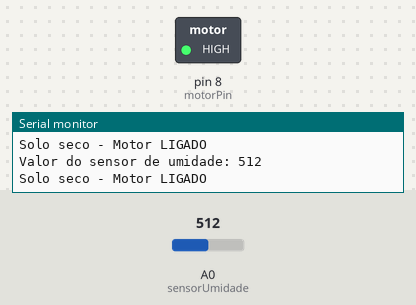
The sketch below on a simulated Arduino Uno, built with avr-gcc and run on an emulated ATmega328P. Shown: switched loads named in the sketch (green lamp = pin HIGH), the last lines printed to the serial monitor. The test bench sets the inputs (shaded band); at power-on: A0 (sensorUmidade) = 512.

Above: at 2.8 s.
2.9 s: A0 (sensorUmidade) set to 482
At 4.6 s:
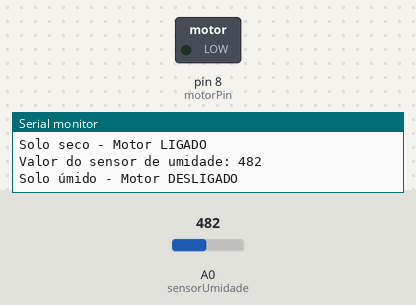
5.6 s: A0 (sensorUmidade) set to 510
At 7.4 s:
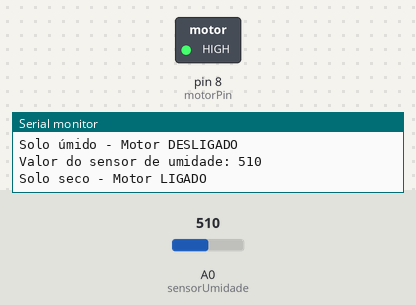
8.3 s: A0 (sensorUmidade) set to 490
At 10.5 s:
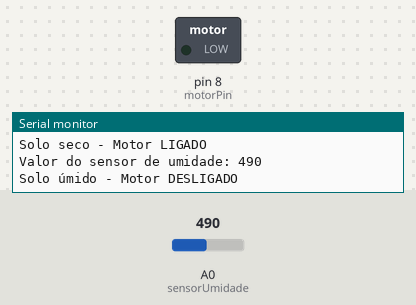
Timing chart, 0 to 12.0 s (numbered marks = the images above; inputs shaded):
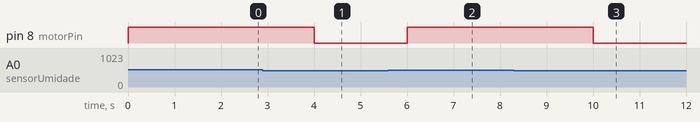

Measured:
- the behaviour switches between 501 and 500 on A0 (sensorUmidade) (found by bisection; images 0 and 1)
- after the input at 2.9 s, pin 8 (motorPin): HIGH → LOW after 1.1 s
- after the input at 5.6 s, pin 8 (motorPin): LOW → HIGH after 0.40 s
- after the input at 8.3 s, pin 8 (motorPin): HIGH → LOW after 1.7 s

The sketch:

codigo1.ino
```cpp
// Definição dos pinos
const int sensorUmidade = A0;  // Pino analógico onde o sensor está conectado
const int motorPin = 8;        // Pino digital que controla o motor
const int limiarSeco = 500;    // Valor limite para considerar o solo seco (ajuste conforme necessário)

void setup() {
  pinMode(sensorUmidade, INPUT); // Configura o sensor como entrada
  pinMode(motorPin, OUTPUT);     // Configura o pino do motor como saída
  digitalWrite(motorPin, LOW);   // Garante que o motor esteja desligado no início

  Serial.begin(9600);           // Inicia a comunicação serial para depuração
}

void loop() {
  int leituraUmidade = analogRead(sensorUmidade); // Lê o valor do sensor
  Serial.print("Valor do sensor de umidade: ");
  Serial.println(leituraUmidade); // Mostra o valor no monitor serial

  if (leituraUmidade > limiarSeco) {
    // Solo está seco: liga o motor
    Serial.println("Solo seco - Motor LIGADO");
    digitalWrite(motorPin, HIGH); // Liga o motor
  } else {
    // Solo está úmido: desliga o motor
    Serial.println("Solo úmido - Motor DESLIGADO");
    digitalWrite(motorPin, LOW); // Desliga o motor
  }

  delay(2000); // Aguarda 2 segundos antes de fazer a próxima leitura
}
```
